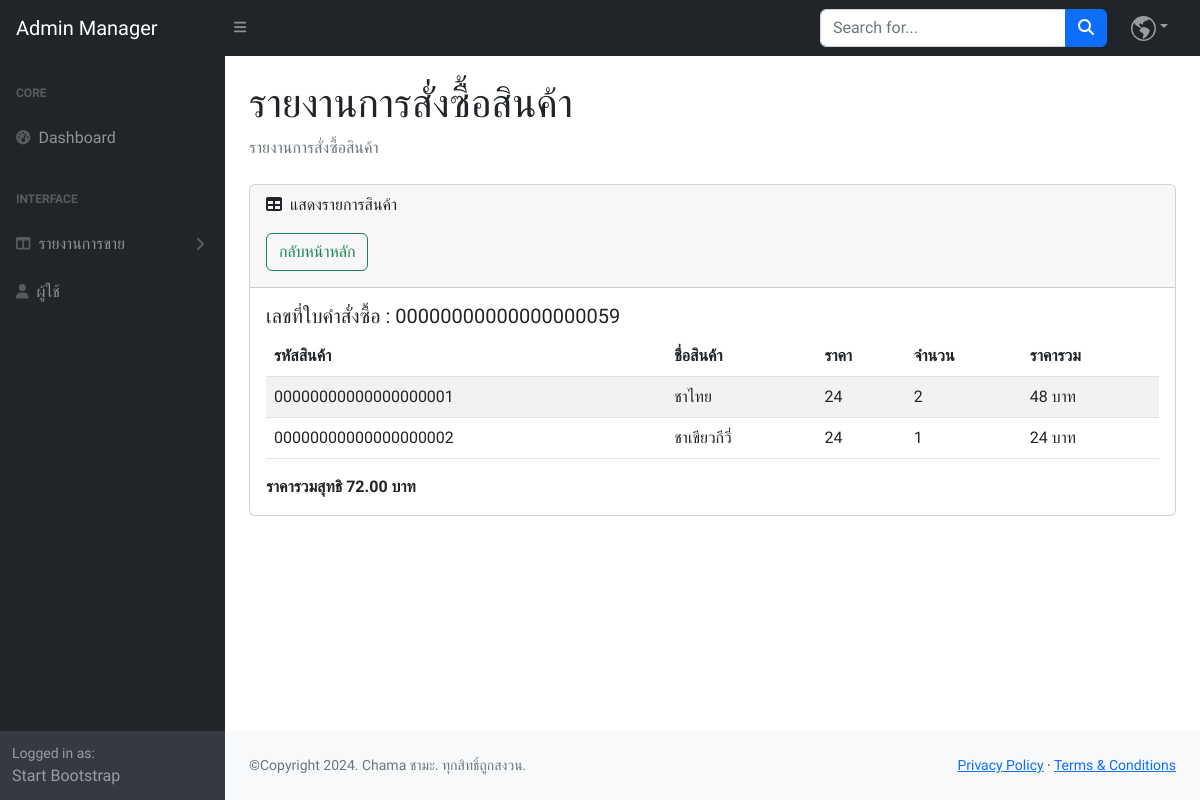
The page /admin/report_order_detail.php?id=00000000000000000059 on the database its author committed.
### tables this page shows
CREATE TABLE `order_detail` (
  `iid` int(20) NOT NULL COMMENT 'ลำดับที่',
  `orderID` int(20) UNSIGNED ZEROFILL NOT NULL COMMENT 'เลขที่ใบสั่งซื้อ',
  `id` int(20) UNSIGNED ZEROFILL NOT NULL COMMENT 'รหัสสินค้า',
  `orderPrice` float NOT NULL COMMENT 'ราคาสินค้า',
  `orderQty` int(11) NOT NULL COMMENT 'จำนวนสั่งซื้อ',
  `Total` float NOT NULL COMMENT 'ราคารวม'
);

CREATE TABLE `product` (
  `id` int(20) UNSIGNED ZEROFILL NOT NULL COMMENT 'รหัสสินค้า',
  `name` varchar(255) NOT NULL COMMENT 'ชื่อสินค้า',
  `detail` text NOT NULL COMMENT 'รายละเอียด',
  `price` float(8,2) DEFAULT NULL COMMENT 'ราคาขาย',
  `amount` int(20) DEFAULT NULL COMMENT 'จำนวน',
  `image` varchar(50) DEFAULT NULL COMMENT 'รูปภาพ'
);

CREATE TABLE `tb_order` (
  `orderID` int(20) UNSIGNED ZEROFILL NOT NULL COMMENT 'เลขที่ใบสั่งซื้อ',
  `cus_name` varchar(60) NOT NULL COMMENT 'ชื่อลูกค้า',
  `address` text NOT NULL COMMENT 'ที่อยู่',
  `tel` varchar(10) NOT NULL COMMENT 'เบอร์โทรศัพท์',
  `total_price` float NOT NULL COMMENT 'ราคารวมสุทธิ',
  `order_status` varchar(1) NOT NULL COMMENT 'สถานะการสั่งซื้อ\r\n0-ยกเลิก\r\n1-สั่งซื้อ\r\n2-ชำระเงิน',
  `reg_date` timestamp NOT NULL DEFAULT current_timestamp() ON UPDATE current_timestamp() COMMENT 'วันที่สั่งซื้อ'
);

### admin/report_order_detail.php (the view, shortened to what this page needs)
<?php include 'condb.php';
    $ids = $_GET['id'];
?>
<!DOCTYPE html>
<html lang="en">
    <head>
        <link href="https://cdn.jsdelivr.net/npm/simple-datatables@7.1.2/dist/style.min.css" rel="stylesheet" />
        <link href="css/styles.css" rel="stylesheet" />
    </head>
    <body class="sb-nav-fixed">
        <?php include 'admenu.php'; ?>
            <div id="layoutSidenav_content">
                <main>
                    <div class="container-fluid px-4">
                        <h1 class="mt-4">รายงานการสั่งซื้อสินค้า</h1>
                        <ol class="breadcrumb mb-4">
                            <li class="breadcrumb-item active">รายงานการสั่งซื้อสินค้า</li>
                        </ol>
                        <div class="card mb-4">
                            <div class="card-header">
                                <i class="fas fa-table me-1"></i>
                                แสดงรายการสินค้า
                                <div class="mt-3 mb-2">
                                    <a href="report_order.php"><button type="button" class="btn btn-outline-success">กลับหน้าหลัก</button></a>
                                </div>
                            </div>
                            <div class="card-body">
                                <h5>เลขที่ใบคำสั่งซื้อ : <?=$ids?></h5>
                                <table class="table table-striped">
                                    <thead>
                                        <tr>
                                            <th>รหัสสินค้า</th>
                                            <th>ชื่อสินค้า</th>
                                            <th>ราคา</th>
                                            <th>จำนวน</th>
                                            <th>ราคารวม</th>
                                        </tr>
                                    </thead>
                                    <tbody>
                                    <?php
                                        $sql = "SELECT * FROM order_detail od, product p, tb_order t
                                        WHERE od.orderID = t.orderID AND od.id = p.id AND od.orderID='$ids'
                                        ORDER BY od.id";
                                        $result = mysqli_query($conn, $sql);
                                        $sum_total = 0;
                                        while ($row = mysqli_fetch_array($result)){
                                            $sum_total = $row['total_price'];
                                    ?>
                                        <tr>
                                            <td><?=$row['id']?></td>
                                            <td><?=$row['name']?></td>
                                            <td><?=$row['orderPrice']?></td>
                                            <td><?=$row['orderQty']?></td>
                                            <td><?=$row['Total']?> บาท</td>
                                        </tr>
                                    <?php }
                                    ?>
                                    </tbody>
                                </table>
                                <b>ราคารวมสุทธิ <?=number_format($sum_total, 2)?> บาท</b>
                            </div>
                        </div>
                    </div>
                </main>
                <?php include 'adfooter.php' ?>
            </div>
        </div>
    </body>
</html>

### admin/admenu.php (style rules this page uses)
body { font-family: "Prompt", sans-serif; }

### rows shown on the page
order_detail: id "00000000000000000001", id.name "ชาไทย", orderPrice "24", orderQty "2", Total "48"
order_detail: id "00000000000000000002", id.name "ชาเขียวกีวี่", orderPrice "24", orderQty "1", Total "24"
tb_order: total_price "72.00"

### other values the page prints
$ids "00000000000000000059"
